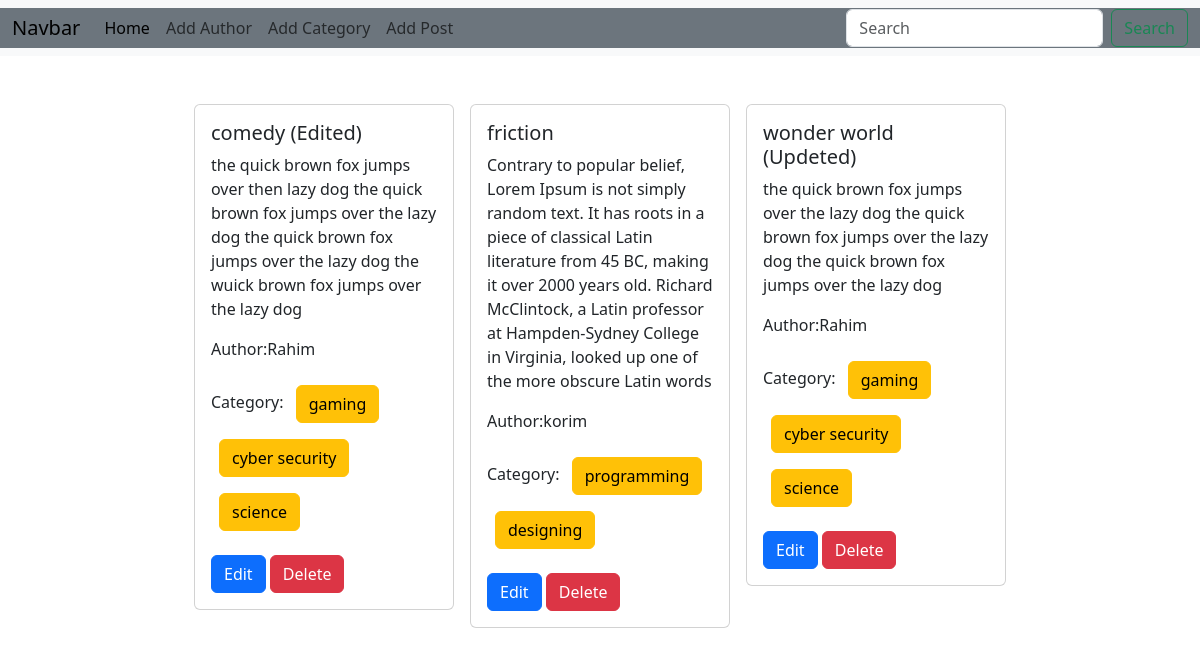
The page / on the database its author committed.
### post/models.py (models this page shows)
class Post(models.Model):
    title=models.CharField(max_length=50)
    content=models.TextField()
    category=models.ManyToManyField(Category)#single post can be in multipe categories and multiple post can be in in categories
    author=models.ForeignKey(Author, on_delete=models.CASCADE)
    def __str__(self):
       return self.title

### author/models.py (models this page shows, shortened)
class Author(models.Model):
    name=models.CharField(max_length=100)
    bio=models.TextField()
    phone_no=models.CharField(max_length=12)

### categoris/models.py (models this page shows, shortened)
class Category(models.Model):
    name=models.CharField(max_length=100)

### block_project/views.py (the view)
# urls.py: 2. Add a URL to urlpatterns:  path('', views.home, name='home')
def home(request):
    data=Post.objects.all()
    print (data)
    return render(request,'home.html',{'data':data})

### templates/home.html
{% extends "base.html" %}
{% block content %}
<div class="d-flex flex-warp justify-content-center px-5 pt-5" >
{% for post in data %}
<div class="col-sm-3">
    <div class="card mx-2">
      <div class="card-body">
        <h5 class="card-title">{{post.title}}</h5>
        <p class="card-text">{{post.content}}</p>
        <p>Author:{{post.author.name}}</p>
        <p>Category:{% for cat in post.category.all %}
            <button class='btn btn-warning m-2' >{{cat.name}}</button>
            {% endfor %}
            </p>
        <a href="{% url 'edit_post' post.id %}" class="btn btn-primary">Edit</a>
        <a href="{% url 'delete_post' post.id %}" class="btn btn-danger">Delete</a>
      </div>
    </div>
  </div>
{% endfor %}
</div>
{% endblock  %}

### templates/base.html (shortened to what this page needs)
<!DOCTYPE html>
<html lang="en">
<head>
    <link rel="stylesheet" href="https://cdn.jsdelivr.net/npm/bootstrap@5.3.2/dist/css/bootstrap.min.css">
</head>
<body>
    <nav class="navbar navbar-expand-md bg-body-tertiary">
        <div class="container-fluid bg-secondary">
          <a class="navbar-brand " href="#">Navbar</a>
          <div class="collapse navbar-collapse" id="navbarSupportedContent">
            <ul class="navbar-nav me-auto mb-2 mb-lg-0">
              <li class="nav-item">
                <a class="nav-link active" aria-current="page" href="{% url 'homepage' %}">Home</a>
              </li>
              <li class="nav-item">
                <a class="nav-link" href="{% url 'add_author' %}">Add Author</a>
              </li>
              <li class="nav-item">
                <a class="nav-link" href="{% url 'add_category' %}">Add Category</a>
              </li>
              <li class="nav-item">
                <a class="nav-link" href="{% url 'add_post' %}">Add Post</a>
              </li>
            </ul>
            <form class="d-flex" role="search">
              <input class="form-control me-2" type="search" placeholder="Search" aria-label="Search">
              <button class="btn btn-outline-success" type="submit">Search</button>
            </form>
          </div>
        </div>
      </nav>
{% block content %}
{% endblock  %}
</body>
</html>

### rows shown on the page
Post: title "comedy (Edited)", content "the quick brown fox jumps over then lazy dog the quick brown fox jumps over the lazy dog the quick brown fox jumps over the lazy dog the wuick brown fox jumps over the lazy dog", author.name "Rahim"
Category: name "gaming"
Category: name "cyber security"
Category: name "science"
Post: title "friction", content "Contrary to popular belief, Lorem Ipsum is not simply random text. It has roots in a piece of classical Latin literature from 45 BC, making it over 2000 years old. Richard McClintock, a Latin professor at Hampden-Sydney College in Virginia, looked up one of the more obscure Latin words", author.name "korim"
Category: name "programming"
Category: name "designing"
Post: title "wonder world (Updeted)", content "the quick brown fox jumps over the lazy dog the quick brown fox jumps over the lazy dog the quick brown fox jumps over the lazy dog", author.name "Rahim"
